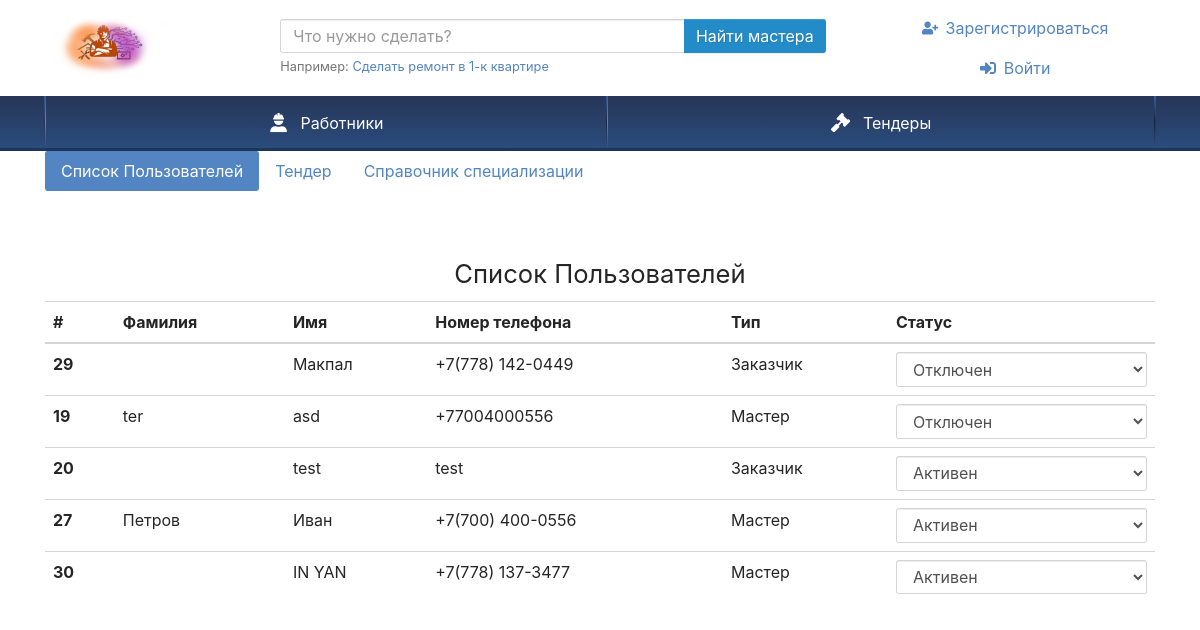
The app's page /admin.php, older data.
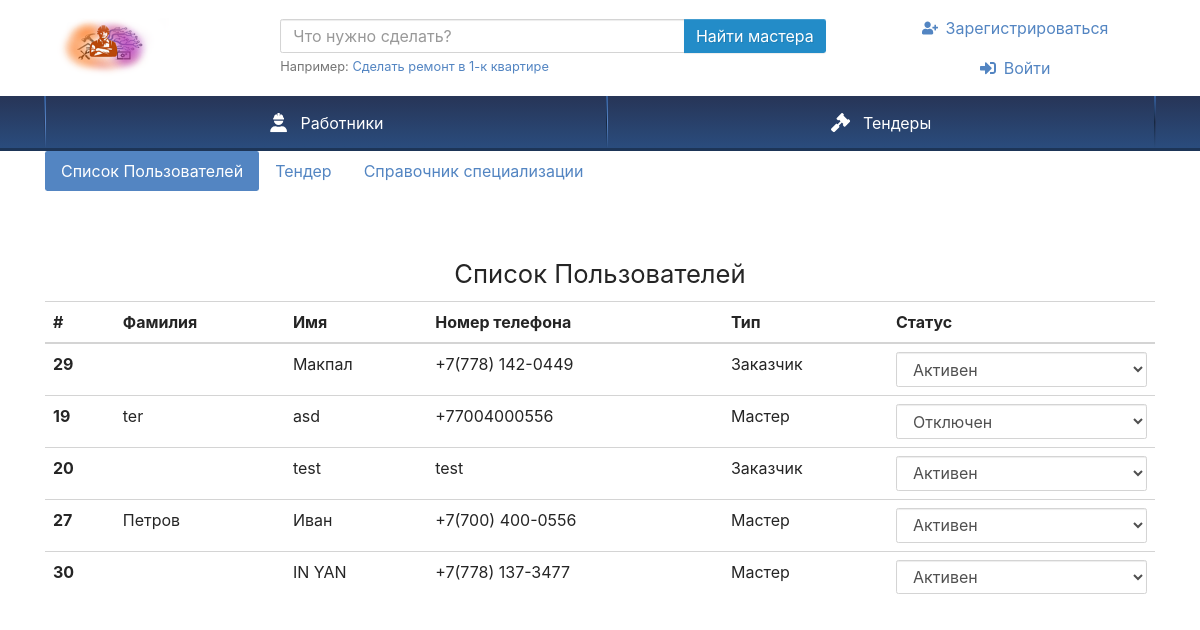
The same page, newer data.
### tables this page shows
CREATE TABLE `users` (
  `ID` int(11) NOT NULL,
  `NAME` varchar(255) NOT NULL,
  `LASTNAME` varchar(255) NOT NULL,
  `PHONE` varchar(255) NOT NULL,
  `TYPE` int(11) NOT NULL,
  `PASSWORD` varchar(255) NOT NULL,
  `STATUS` int(11) NOT NULL,
  `LOCATION` int(11) NOT NULL,
  `ABOUT` mediumtext NOT NULL,
  `AVATAR` varchar(100) NOT NULL,
  `POST_DATE` date DEFAULT NULL
);

### admin.php (the view, shortened to what this page needs)
<?php require_once 'Theme/blocks/header.php';
require 'conn.php';
$query = "SELECT * FROM `users`";
$result = mysqli_query($link, $query) or die("Ошибка " . mysqli_error($link));
$rows = mysqli_fetch_all($result, MYSQLI_ASSOC);
?>
<div class="container ">
<ul class="nav nav-pills mb-3" id="pills-tab" role="tablist">
  <li class="nav-item" role="presentation">
    <a class="nav-link active" id="pills-home-tab" data-toggle="pill" href="#pills-home" role="tab" aria-controls="pills-home" aria-selected="true">Список Пользователей</a>
  </li>
  <li class="nav-item" role="presentation">
    <a class="nav-link" id="pills-profile-tab" data-toggle="pill" href="#pills-profile" role="tab" aria-controls="pills-profile" aria-selected="false">Тендер</a>
  </li>
  <li class="nav-item" role="presentation">
    <a class="nav-link" id="pills-contact-tab" data-toggle="pill" href="#pills-contact" role="tab" aria-controls="pills-contact" aria-selected="false">Справочник специализации</a>
  </li>
</ul>
        <div class="tab-content" id="pills-tabContent">
            <div class="tab-pane fade show active" id="pills-home" role="tabpanel" aria-labelledby="pills-home-tab">
            <div class="row pt-5">
    <div class="col-12 ">
    <h1 style="text-align:center">Список Пользователей </h1>
    <table class="table">
  <thead>
    <tr>
      <th scope="col">#</th>
      <th scope="col">Фамилия</th>
      <th scope="col">Имя</th>
      <th scope="col">Номер телефона</th>
      <th scope="col">Тип</th>
      <th scope="col">Статус</th>
    </tr>
  </thead>
  <tbody>
  <?php foreach($rows as $row) { ?>
    <tr>
      <th scope="row"><input type="hidden" id="uss" value="<?php echo $row['ID']; ?>" /><?php echo $row['ID']; ?></th>
      <td><?php echo $row['LASTNAME']; ?></td>
      <td><?php echo $row['NAME']; ?></td>
      <td><?php echo $row['PHONE']; ?></td>
      <td ><?php if($row['TYPE'] == 1) { $txt = 'Заказчик';} else { $txt = 'Мастер';} echo $txt; ?></td>
      <td>
      <select data-id="<?php echo $row['ID']; ?>" id="user_state" class="form-control edit_data">
        <option  value="<?php echo $row['STATUS']; ?>"><?php if($row['STATUS'] == 1) {$text = 'Активен'; $tst = 'Отключен'; $tvt = 0; } else {$text = 'Отключен'; $tst = 'Активен'; $tvt = 1;} echo $text; ?></option>
      </td>
    </tr>
  <?php } ?>
       </tbody>
     </table>
     </div>
  </div>
  </div>
</div>
                                    <?php require 'conn.php';
                                    $query = "SELECT * FROM `speciality`";
                                    $result = mysqli_query($link, $query) or die("Ошибка " . mysqli_error($link));
                                    $rows = mysqli_fetch_all($result, MYSQLI_ASSOC);
                                    print_r($rows);
                                    ?>
</div>
<?php require_once 'Theme/blocks/footer.php'; ?>

Row changes from the older to the newer data that the page shows:
changed users "Макпал": STATUS+ID "Отключен" → "Активен"
